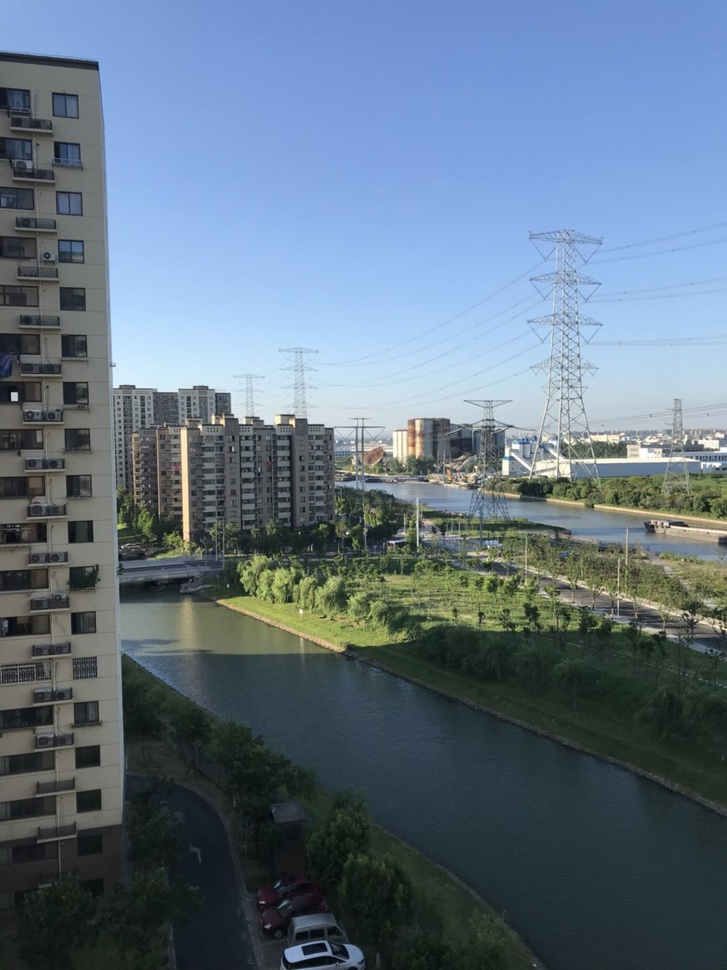
#> input picture test1/test1.jpg, 727 x 970 px, shrunk from 1080 x 1440 before the run, found by its file name
$ python test1.py
#> lines starting #> are read from the running program, lines starting #| are printed output that depends on the picture
import numpy as np
import cv2 as cv
from matplotlib import pyplot as plt

if __name__ == '__main__':
    top1, bot1, left1, right1 =50, 50, 50, 100
    top2, bot2, left2, right2 = 50, 50, 100, 50
    top3, bot3, left3, right3 = 50, 50, 50, 50
    img1 = cv.imread('E:/opencv/test1/test1.jpg')
#> img1 is the input picture: shape (970, 727, 3); mean B, G, R 130.3, 114.6, 97.5
    img2 = cv.imread('E:/opencv/test1/test2.jpg')
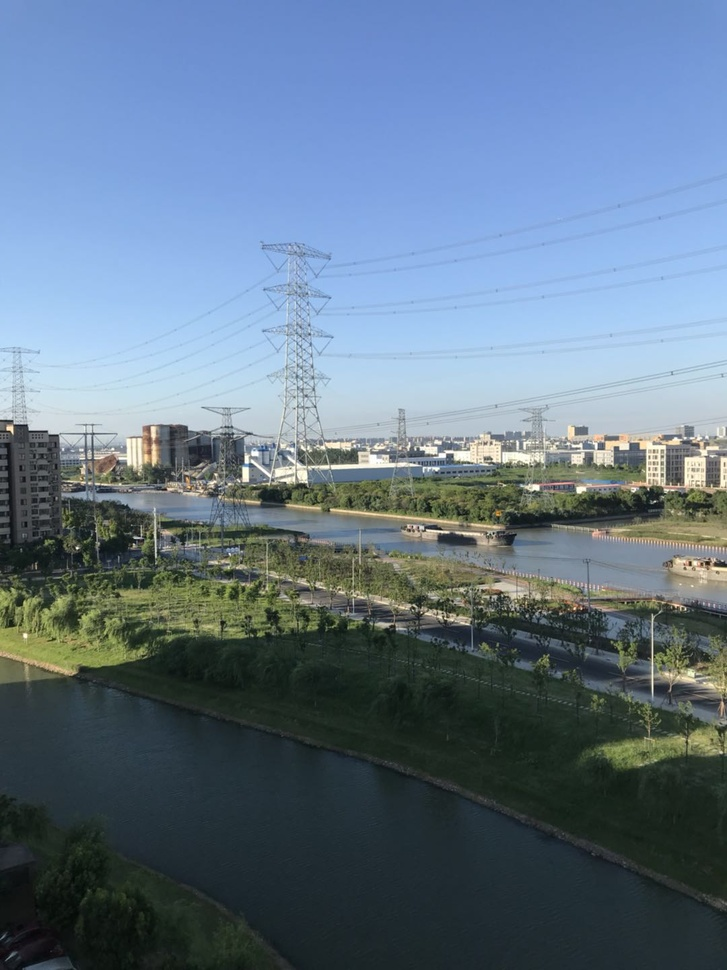
#> input picture test1/test2.jpg, 727 x 970 px, shrunk from 1080 x 1440 before the run, found by its file name
#> img2 is the input picture: shape (970, 727, 3); mean B, G, R 136.7, 118.7, 99.2
    srcImg = cv.copyMakeBorder(img1, top1, bot1, left1, right1, cv.BORDER_CONSTANT, value=(0, 0, 0))
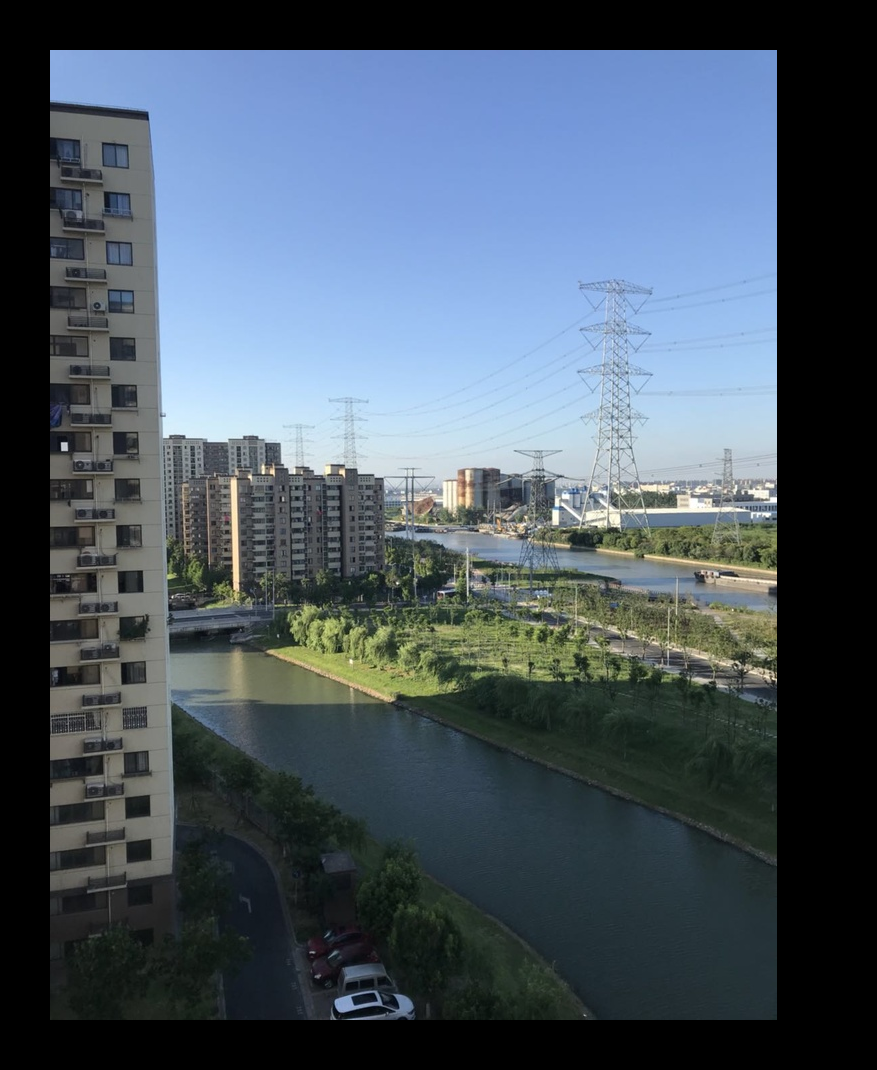
#> srcImg: shape (1070, 877, 3); mean B, G, R 97.9, 86.1, 73.3
    testImg = cv.copyMakeBorder(img2, top2, bot2, left2, right2, cv.BORDER_CONSTANT, value=(0, 0, 0))
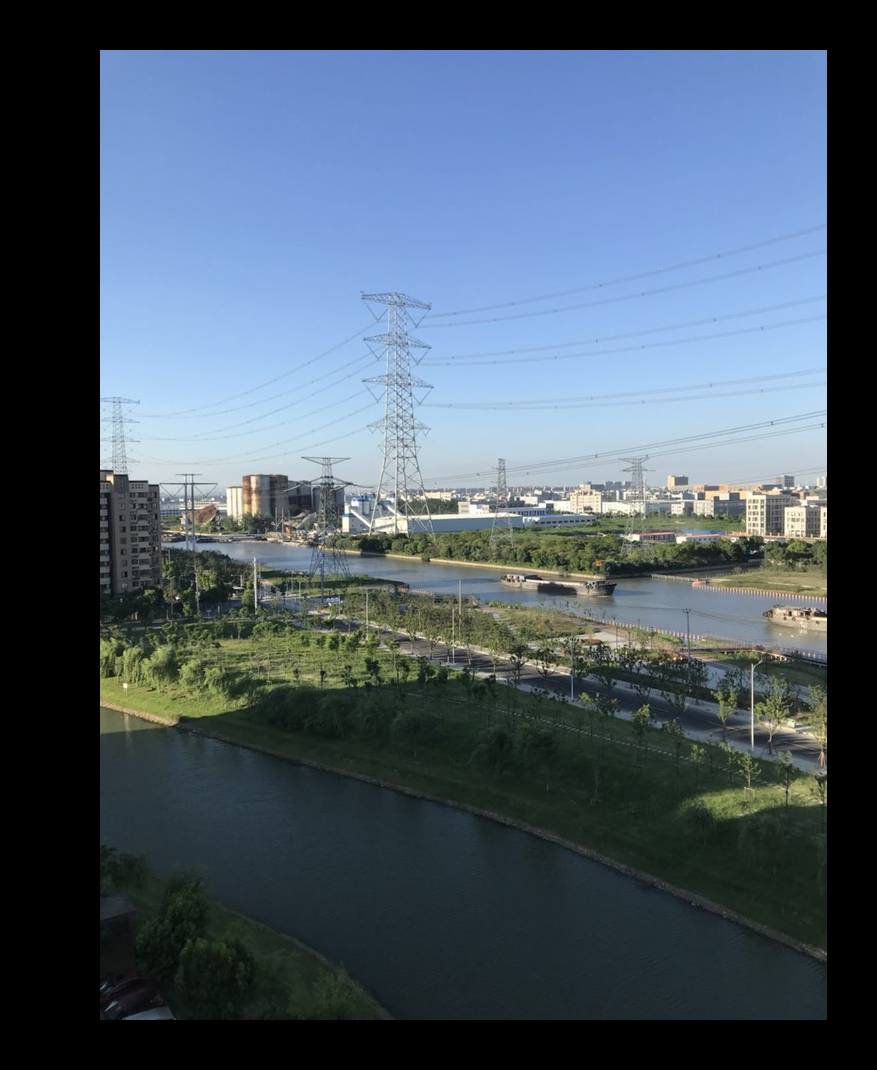
#> testImg: shape (1070, 877, 3); mean B, G, R 102.7, 89.2, 74.5
    img1gray = cv.cvtColor(srcImg, cv.COLOR_BGR2GRAY)
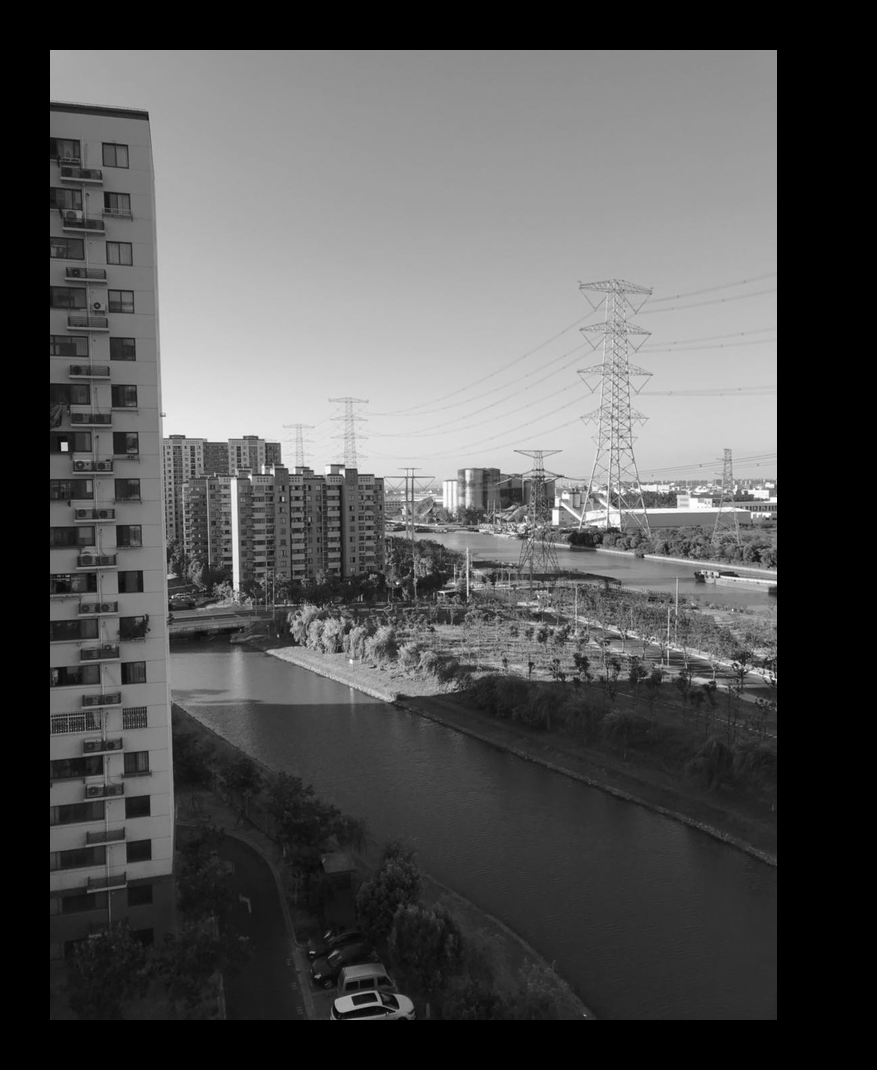
#> img1gray: shape (1070, 877); min 0, max 255, mean 83.6
    img2gray = cv.cvtColor(testImg, cv.COLOR_BGR2GRAY)
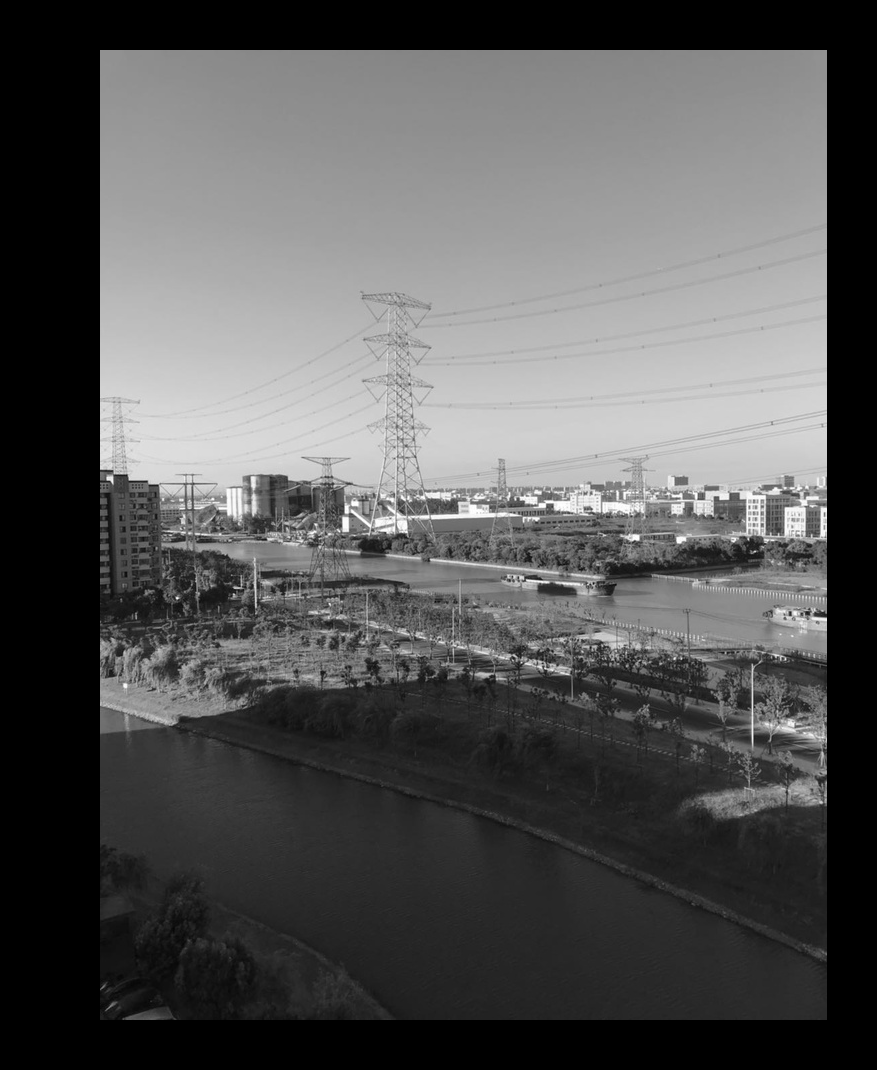
#> img2gray: shape (1070, 877); min 0, max 255, mean 86.3
#> (the run stopped early here; a loop or call above may not have finished)
